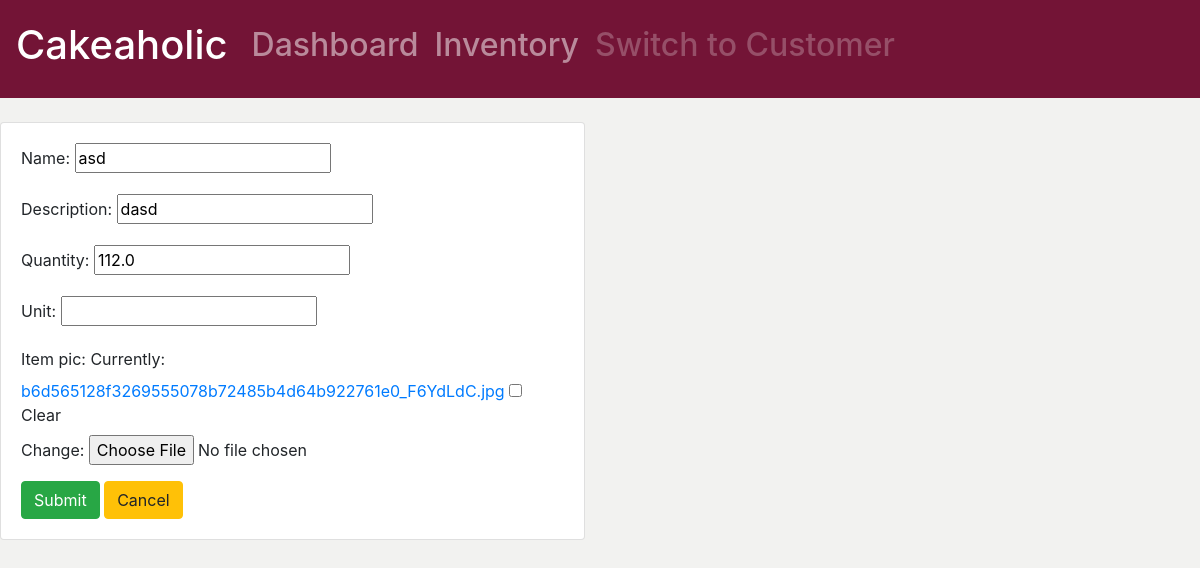
Page /inventory/update_item/33/ on the committed database.
### inventory/models.py (models this page shows, shortened)
class inventoryItem(models.Model):
	name = models.CharField(max_length = 100, null=True)
	description = models.CharField(max_length = 200, null=True)
	quantity = models.FloatField(null=True)
	unit = models.CharField(max_length = 5, null=True)
	item_pic = models.ImageField(null=True, blank=True)

### inventory/views.py (the view)
# urls.py: path('update_item/<str:pk>/', views.updateItem, name='update_item'),
def updateItem(request, pk):
	item = inventoryItem.objects.get(id=pk)
	form = itemForm(instance=item)
	if request.method == 'POST':
		form = itemForm(request.POST, request.FILES, instance=item)
		if form.is_valid():
			form.save()
			return redirect('/inventory/inventory')
	context = {'form': form}
	return render(request, 'inventory/item_form.html', context)

### inventory/forms.py
class itemForm(ModelForm):
	class Meta:
		model = inventoryItem
		fields = '__all__'

### inventory/templates/inventory/item_form.html (shortened to what this page needs)
{% extends 'inventory/main.html' %}
{% load static %}
{% block content %}
<br>
<div class="row">
	<div class="col-6">
		<div class="card card-body">
			<form action="" method="POST" enctype="multipart/form-data">
				{{form.as_p}}
				<input class="btn btn-success" type="submit" name="submit" value="Submit">
				<a class="btn btn-warning" href="{% url 'inventory'%}">Cancel</a>
			</form>
		</div>
	</div>
</div>
{% endblock content %}

### inventory/templates/inventory/main.html (style rules this page uses)
body { background-color: #F2F2F0; }

### rows in the picture
inventoryItem: name "asd", description "dasd", quantity "112.0"
